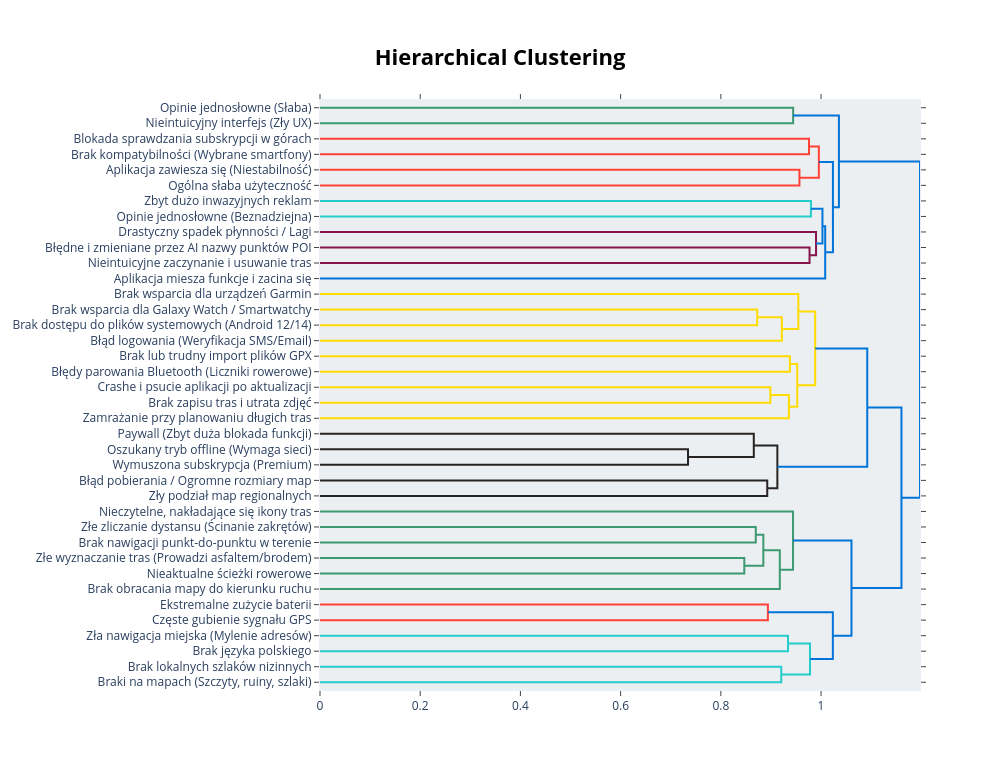

Here is the notebook cell this chart was saved with:
### Code cell
visualized_hierarchy = topic_model.visualize_hierarchy(custom_labels=True)

visualized_hierarchy.write_html(Path("visualizations") / "hierarchy.html")
visualized_hierarchy

### Figure 1 — Plotly figure (JSON) as saved in the notebook; plotly's stock layout.template omitted (floating-point values rounded to 4 significant figures)
{"data": [{"hoverinfo": "text", "marker": {"color": "rgb(61,153,112)"}, "mode": "lines", "x": [0.0, 0.9443, 0.9443, 0.0], "xaxis": "x", "y": [-5.0, -5.0, -15.0, -15.0], "yaxis": "y", "type": "scatter"}, {"hoverinfo": "text", "marker": {"color": "rgb(255,65,54)"}, "mode": "lines", "x": [0.0, 0.976, 0.976, 0.0], "xaxis": "x", "y": [-25.0, -25.0, -35.0, -35.0], "yaxis": "y", "type": "scatter"}, {"hoverinfo": "text", "marker": {"color": "rgb(255,65,54)"}, "mode": "lines", "x": [0.0, 0.9568, 0.9568, 0.0], "xaxis": "x", "y": [-45.0, -45.0, -55.0, -55.0], "yaxis": "y", "type": "scatter"}, {"hoverinfo": "text", "marker": {"color": "rgb(255,65,54)"}, "mode": "lines", "x": [0.976, 0.9956, 0.9956, 0.9568], "xaxis": "x", "y": [-30.0, -30.0, -50.0, -50.0], "yaxis": "y", "type": "scatter"}, {"hoverinfo": "text", "marker": {"color": "rgb(35,205,205)"}, "mode": "lines", "x": [0.0, 0.9798, 0.9798, 0.0], "xaxis": "x", "y": [-65.0, -65.0, -75.0, -75.0], "yaxis": "y", "type": "scatter"}, {"hoverinfo": "text", "marker": {"color": "rgb(133,20,75)"}, "mode": "lines", "x": [0.0, 0.977, 0.977, 0.0], "xaxis": "x", "y": [-95.0, -95.0, -105.0, -105.0], "yaxis": "y", "type": "scatter"}, {"hoverinfo": "text", "marker": {"color": "rgb(133,20,75)"}, "mode": "lines", "x": [0.0, 0.99, 0.99, 0.977], "xaxis": "x", "y": [-85.0, -85.0, -100.0, -100.0], "yaxis": "y", "type": "scatter"}, {"hoverinfo": "text", "marker": {"color": "rgb(0,116,217)"}, "mode": "lines", "x": [0.9798, 1.003, 1.003, 0.99], "xaxis": "x", "y": [-70.0, -70.0, -92.5, -92.5], "yaxis": "y", "type": "scatter"}, {"hoverinfo": "text", "marker": {"color": "rgb(0,116,217)"}, "mode": "lines", "x": [1.003, 1.008, 1.008, 0.0], "xaxis": "x", "y": [-81.25, -81.25, -115.0, -115.0], "yaxis": "y", "type": "scatter"}, {"hoverinfo": "text", "marker": {"color": "rgb(0,116,217)"}, "mode": "lines", "x": [0.9956, 1.024, 1.024, 1.008], "xaxis": "x", "y": [-40.0, -40.0, -98.12, -98.12], "yaxis": "y", "type": "scatter"}, {"hoverinfo": "text", "marker": {"color": "rgb(0,116,217)"}, "mode": "lines", "x": [0.9443, 1.036, 1.036, 1.024], "xaxis": "x", "y": [-10.0, -10.0, -69.06, -69.06], "yaxis": "y", "type": "scatter"}, {"hoverinfo": "text", "marker": {"color": "rgb(255,220,0)"}, "mode": "lines", "x": [0.0, 0.8725, 0.8725, 0.0], "xaxis": "x", "y": [-135.0, -135.0, -145.0, -145.0], "yaxis": "y", "type": "scatter"}, {"hoverinfo": "text", "marker": {"color": "rgb(255,220,0)"}, "mode": "lines", "x": [0.8725, 0.9217, 0.9217, 0.0], "xaxis": "x", "y": [-140.0, -140.0, -155.0, -155.0], "yaxis": "y", "type": "scatter"}, {"hoverinfo": "text", "marker": {"color": "rgb(255,220,0)"}, "mode": "lines", "x": [0.0, 0.9546, 0.9546, 0.9217], "xaxis": "x", "y": [-125.0, -125.0, -147.5, -147.5], "yaxis": "y", "type": "scatter"}, {"hoverinfo": "text", "marker": {"color": "rgb(255,220,0)"}, "mode": "lines", "x": [0.0, 0.9378, 0.9378, 0.0], "xaxis": "x", "y": [-165.0, -165.0, -175.0, -175.0], "yaxis": "y", "type": "scatter"}, {"hoverinfo": "text", "marker": {"color": "rgb(255,220,0)"}, "mode": "lines", "x": [0.0, 0.8988, 0.8988, 0.0], "xaxis": "x", "y": [-185.0, -185.0, -195.0, -195.0], "yaxis": "y", "type": "scatter"}, {"hoverinfo": "text", "marker": {"color": "rgb(255,220,0)"}, "mode": "lines", "x": [0.8988, 0.9358, 0.9358, 0.0], "xaxis": "x", "y": [-190.0, -190.0, -205.0, -205.0], "yaxis": "y", "type": "scatter"}, {"hoverinfo": "text", "marker": {"color": "rgb(255,220,0)"}, "mode": "lines", "x": [0.9378, 0.9525, 0.9525, 0.9358], "xaxis": "x", "y": [-170.0, -170.0, -197.5, -197.5], "yaxis": "y", "type": "scatter"}, {"hoverinfo": "text", "marker": {"color": "rgb(255,220,0)"}, "mode": "lines", "x": [0.9546, 0.9883, 0.9883, 0.9525], "xaxis": "x", "y": [-136.2, -136.2, -183.8, -183.8], "yaxis": "y", "type": "scatter"}, {"hoverinfo": "text", "marker": {"color": "rgb(40,35,35)"}, "mode": "lines", "x": [0.0, 0.7345, 0.7345, 0.0], "xaxis": "x", "y": [-225.0, -225.0, -235.0, -235.0], "yaxis": "y", "type": "scatter"}, {"hoverinfo": "text", "marker": {"color": "rgb(40,35,35)"}, "mode": "lines", "x": [0.0, 0.8657, 0.8657, 0.7345], "xaxis": "x", "y": [-215.0, -215.0, -230.0, -230.0], "yaxis": "y", "type": "scatter"}, {"hoverinfo": "text", "marker": {"color": "rgb(40,35,35)"}, "mode": "lines", "x": [0.0, 0.8926, 0.8926, 0.0], "xaxis": "x", "y": [-245.0, -245.0, -255.0, -255.0], "yaxis": "y", "type": "scatter"}, {"hoverinfo": "text", "marker": {"color": "rgb(40,35,35)"}, "mode": "lines", "x": [0.8657, 0.9128, 0.9128, 0.8926], "xaxis": "x", "y": [-222.5, -222.5, -250.0, -250.0], "yaxis": "y", "type": "scatter"}, {"hoverinfo": "text", "marker": {"color": "rgb(0,116,217)"}, "mode": "lines", "x": [0.9883, 1.092, 1.092, 0.9128], "xaxis": "x", "y": [-160.0, -160.0, -236.2, -236.2], "yaxis": "y", "type": "scatter"}, {"hoverinfo": "text", "marker": {"color": "rgb(61,153,112)"}, "mode": "lines", "x": [0.0, 0.8698, 0.8698, 0.0], "xaxis": "x", "y": [-275.0, -275.0, -285.0, -285.0], "yaxis": "y", "type": "scatter"}, {"hoverinfo": "text", "marker": {"color": "rgb(61,153,112)"}, "mode": "lines", "x": [0.0, 0.8468, 0.8468, 0.0], "xaxis": "x", "y": [-295.0, -295.0, -305.0, -305.0], "yaxis": "y", "type": "scatter"}, {"hoverinfo": "text", "marker": {"color": "rgb(61,153,112)"}, "mode": "lines", "x": [0.8698, 0.8848, 0.8848, 0.8468], "xaxis": "x", "y": [-280.0, -280.0, -300.0, -300.0], "yaxis": "y", "type": "scatter"}, {"hoverinfo": "text", "marker": {"color": "rgb(61,153,112)"}, "mode": "lines", "x": [0.8848, 0.9177, 0.9177, 0.0], "xaxis": "x", "y": [-290.0, -290.0, -315.0, -315.0], "yaxis": "y", "type": "scatter"}, {"hoverinfo": "text", "marker": {"color": "rgb(61,153,112)"}, "mode": "lines", "x": [0.0, 0.9441, 0.9441, 0.9177], "xaxis": "x", "y": [-265.0, -265.0, -302.5, -302.5], "yaxis": "y", "type": "scatter"}, {"hoverinfo": "text", "marker": {"color": "rgb(255,65,54)"}, "mode": "lines", "x": [0.0, 0.8939, 0.8939, 0.0], "xaxis": "x", "y": [-325.0, -325.0, -335.0, -335.0], "yaxis": "y", "type": "scatter"}, {"hoverinfo": "text", "marker": {"color": "rgb(35,205,205)"}, "mode": "lines", "x": [0.0, 0.9341, 0.9341, 0.0], "xaxis": "x", "y": [-345.0, -345.0, -355.0, -355.0], "yaxis": "y", "type": "scatter"}, {"hoverinfo": "text", "marker": {"color": "rgb(35,205,205)"}, "mode": "lines", "x": [0.0, 0.9205, 0.9205, 0.0], "xaxis": "x", "y": [-365.0, -365.0, -375.0, -375.0], "yaxis": "y", "type": "scatter"}, {"hoverinfo": "text", "marker": {"color": "rgb(35,205,205)"}, "mode": "lines", "x": [0.9341, 0.978, 0.978, 0.9205], "xaxis": "x", "y": [-350.0, -350.0, -370.0, -370.0], "yaxis": "y", "type": "scatter"}, {"hoverinfo": "text", "marker": {"color": "rgb(0,116,217)"}, "mode": "lines", "x": [0.8939, 1.024, 1.024, 0.978], "xaxis": "x", "y": [-330.0, -330.0, -360.0, -360.0], "yaxis": "y", "type": "scatter"}, {"hoverinfo": "text", "marker": {"color": "rgb(0,116,217)"}, "mode": "lines", "x": [0.9441, 1.061, 1.061, 1.024], "xaxis": "x", "y": [-283.8, -283.8, -345.0, -345.0], "yaxis": "y", "type": "scatter"}, {"hoverinfo": "text", "marker": {"color": "rgb(0,116,217)"}, "mode": "lines", "x": [1.092, 1.16, 1.16, 1.061], "xaxis": "x", "y": [-198.1, -198.1, -314.4, -314.4], "yaxis": "y", "type": "scatter"}, {"hoverinfo": "text", "marker": {"color": "rgb(0,116,217)"}, "mode": "lines", "x": [1.036, 1.197, 1.197, 1.16], "xaxis": "x", "y": [-39.53, -39.53, -256.2, -256.2], "yaxis": "y", "type": "scatter"}], "layout": {"autosize": false, "height": 770, "hovermode": "closest", "showlegend": false, "width": 1000, "xaxis": {"mirror": "allticks", "rangemode": "tozero", "showgrid": false, "showline": true, "showticklabels": true, "ticks": "outside", "type": "linear", "zeroline": false}, "yaxis": {"mirror": "allticks", "rangemode": "tozero", "showgrid": false, "showline": true, "showticklabels": true, "tickmode": "array", "ticks": "outside", "ticktext": ["Opinie jednosłowne (Słaba)", "Nieintuicyjny interfejs (Zły UX)", "Blokada sprawdzania subskrypcji w górach", "Brak kompatybilności (Wybrane smartfony)", "Aplikacja zawiesza się (Niestabilność)", "Ogólna słaba użyteczność", "Zbyt dużo inwazyjnych reklam", "Opinie jednosłowne (Beznadziejna)", "Drastyczny spadek płynności / Lagi", "Błędne i zmieniane przez AI nazwy punktów POI", "Nieintuicyjne zaczynanie i usuwanie tras", "Aplikacja miesza funkcje i zacina się", "Brak wsparcia dla urządzeń Garmin", "Brak wsparcia dla Galaxy Watch / Smartwatchy", "Brak dostępu do plików systemowych (Android 12/14)", "Błąd logowania (Weryfikacja SMS/Email)", "Brak lub trudny import plików GPX", "Błędy parowania Bluetooth (Liczniki rowerowe)", "Crashe i psucie aplikacji po aktualizacji", "Brak zapisu tras i utrata zdjęć", "Zamrażanie przy planowaniu długich tras", "Paywall (Zbyt duża blokada funkcji)", "Oszukany tryb offline (Wymaga sieci)", "Wymuszona subskrypcja (Premium)", "Błąd pobierania / Ogromne rozmiary map", "Zły podział map regionalnych", "Nieczytelne, nakładające się ikony tras", "Złe zliczanie dystansu (Ścinanie zakrętów)", "Brak nawigacji punkt-do-punktu w terenie", "Złe wyznaczanie tras (Prowadzi asfaltem/brodem)", "Nieaktualne ścieżki rowerowe", "Brak obracania mapy do kierunku ruchu", "Ekstremalne zużycie baterii", "Częste gubienie sygnału GPS", "Zła nawigacja miejska (Mylenie adresów)", "Brak języka polskiego", "Brak lokalnych szlaków nizinnych", "Braki na mapach (Szczyty, ruiny, szlaki)"], "tickvals": [-5.0, -15.0, -25.0, -35.0, -45.0, -55.0, -65.0, -75.0, -85.0, -95.0, -105.0, -115.0, -125.0, -135.0, -145.0, -155.0, -165.0, -175.0, -185.0, -195.0, -205.0, -215.0, -225.0, -235.0, -245.0, -255.0, -265.0, -275.0, -285.0, -295.0, -305.0, -315.0, -325.0, -335.0, -345.0, -355.0, -365.0, -375.0], "type": "linear", "zeroline": false, "range": [-380.0, 0.0]}, "title": {"font": {"size": 22, "color": "Black"}, "text": "<b>Hierarchical Clustering</b>", "x": 0.5, "xanchor": "center", "yanchor": "top"}, "hoverlabel": {"font": {"size": 16, "family": "Rockwell"}, "bgcolor": "white"}, "plot_bgcolor": "#ECEFF1"}}
